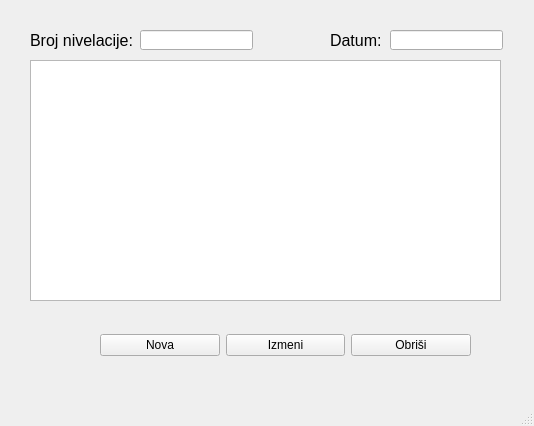
<?xml version="1.0" encoding="UTF-8"?>
<ui version="4.0">
 <class>FormaNivelacija</class>
 <widget class="QMainWindow" name="FormaNivelacija">
  <property name="geometry">
   <rect>
    <x>0</x>
    <y>0</y>
    <width>534</width>
    <height>426</height>
   </rect>
  </property>
  <property name="windowTitle">
   <string>MainWindow</string>
  </property>
  <widget class="QWidget" name="centralwidget">
   <widget class="QListView" name="listView">
    <property name="geometry">
     <rect>
      <x>30</x>
      <y>60</y>
      <width>471</width>
      <height>241</height>
     </rect>
    </property>
   </widget>
   <widget class="QLabel" name="label">
    <property name="geometry">
     <rect>
      <x>30</x>
      <y>30</y>
      <width>111</width>
      <height>21</height>
     </rect>
    </property>
    <property name="font">
     <font>
      <pointsize>12</pointsize>
     </font>
    </property>
    <property name="text">
     <string>Broj nivelacije:</string>
    </property>
   </widget>
   <widget class="QLabel" name="label_2">
    <property name="geometry">
     <rect>
      <x>330</x>
      <y>30</y>
      <width>61</width>
      <height>21</height>
     </rect>
    </property>
    <property name="font">
     <font>
      <pointsize>12</pointsize>
     </font>
    </property>
    <property name="text">
     <string>Datum:</string>
    </property>
   </widget>
   <widget class="QLineEdit" name="lineEdit">
    <property name="geometry">
     <rect>
      <x>140</x>
      <y>30</y>
      <width>113</width>
      <height>20</height>
     </rect>
    </property>
   </widget>
   <widget class="QLineEdit" name="lineEdit_2">
    <property name="geometry">
     <rect>
      <x>390</x>
      <y>30</y>
      <width>113</width>
      <height>20</height>
     </rect>
    </property>
   </widget>
   <widget class="QWidget" name="layoutWidget">
    <property name="geometry">
     <rect>
      <x>100</x>
      <y>310</y>
      <width>371</width>
      <height>71</height>
     </rect>
    </property>
    <layout class="QHBoxLayout" name="horizontalLayout">
     <item>
      <widget class="QPushButton" name="pushButton">
       <property name="text">
        <string>Nova</string>
       </property>
      </widget>
     </item>
     <item>
      <widget class="QPushButton" name="pushButton_2">
       <property name="text">
        <string>Izmeni</string>
       </property>
      </widget>
     </item>
     <item>
      <widget class="QPushButton" name="pushButton_3">
       <property name="text">
        <string>Obriši</string>
       </property>
      </widget>
     </item>
    </layout>
   </widget>
  </widget>
  <widget class="QMenuBar" name="menubar">
   <property name="geometry">
    <rect>
     <x>0</x>
     <y>0</y>
     <width>534</width>
     <height>21</height>
    </rect>
   </property>
  </widget>
  <widget class="QStatusBar" name="statusbar"/>
 </widget>
 <resources/>
 <connections/>
</ui>
